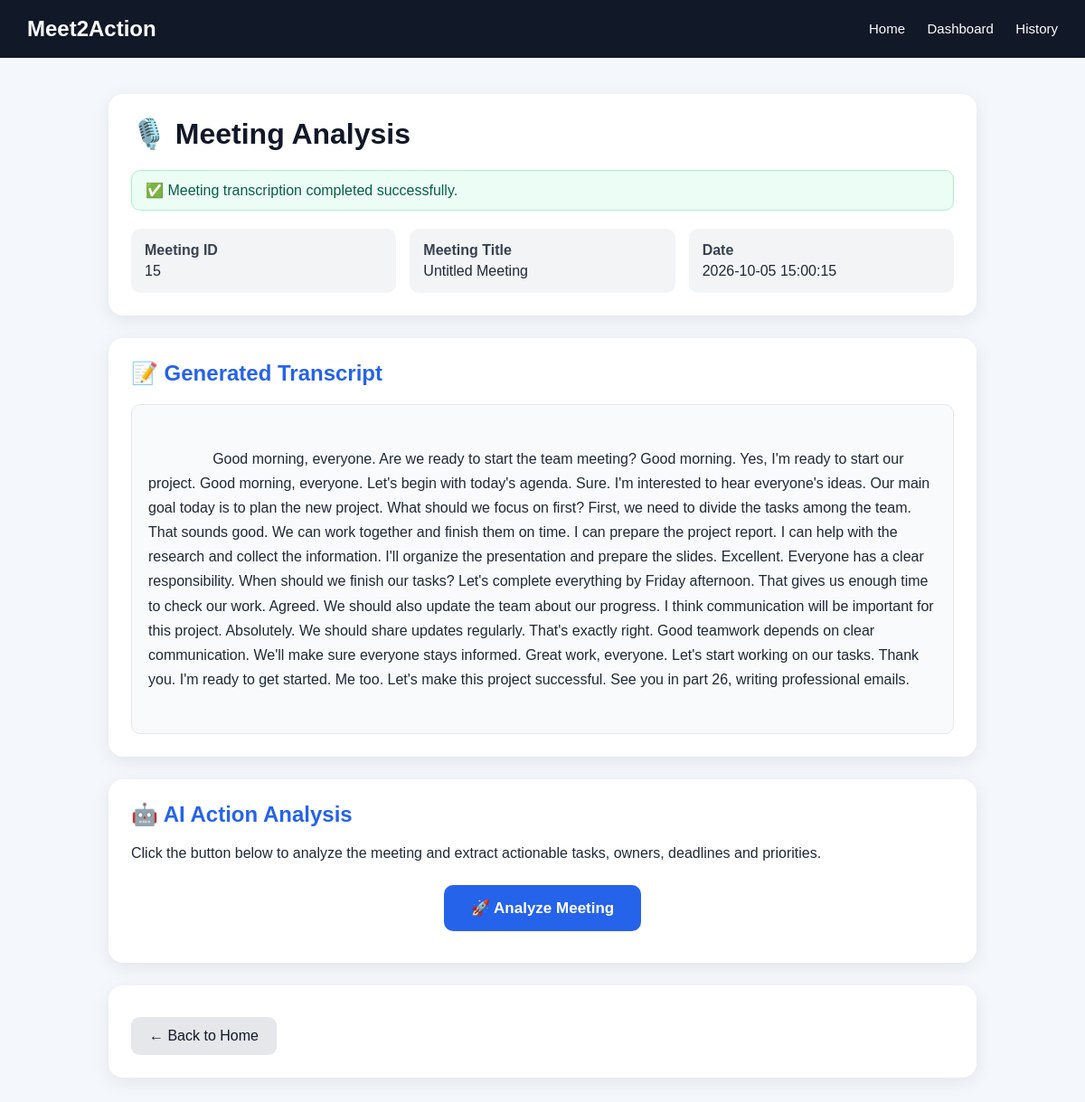
Page /meeting/15 on the committed database.
### tables this page shows
CREATE TABLE meetings (
            id INTEGER PRIMARY KEY AUTOINCREMENT,
            title TEXT NOT NULL,
            participants TEXT NOT NULL,
            transcript TEXT NOT NULL,
            summary TEXT
        , created_at TEXT);

### app.py (the view)
@app.route(
    "/meeting/<int:meeting_id>"
)
def meeting_detail(
    meeting_id
):
    conn = get_db()
    meeting_row = conn.execute(
        """
        SELECT *
        FROM meetings
        WHERE id = ?
        """,
        (meeting_id,)
    ).fetchone()
    if not meeting_row:
        conn.close()
        return (
            "Meeting not found.",
            404
        )
    tasks = conn.execute(
        """
        SELECT *
        FROM tasks
        WHERE meeting_id = ?
        ORDER BY id DESC
        """,
        (meeting_id,)
    ).fetchall()
    conn.close()
    return render_template(
        "transcription.html",
        meeting=meeting_row,
        tasks=tasks
    )

### app.py (called while the page is built)
def get_db():
    conn = sqlite3.connect(DB_NAME)
    conn.row_factory = sqlite3.Row
    return conn

### templates/transcription.html (shortened to what this page needs)
<!DOCTYPE html>
<html lang="en">
<head>
</head>
<body>
    <div class="navbar">
        <div class="logo">Meet2Action</div>
        <div class="nav-links">
            <a href="/">Home</a>
            <a href="/dashboard">Dashboard</a>
            <a href="/history">History</a>
        </div>
    </div>
    <div class="container">
        <div class="card">
            <h1>🎙️ Meeting Analysis</h1>
            <div class="success">
                ✅ Meeting transcription completed successfully.
            </div>
            <div class="info">
                <div class="info-box">
                    <strong>Meeting ID</strong>
                    {{ meeting["id"] }}
                </div>
                <div class="info-box">
                    <strong>Meeting Title</strong>
                    {{ meeting["title"] }}
                </div>
                <div class="info-box">
                    <strong>Date</strong>
                    {{ meeting["created_at"] }}
                </div>
            </div>
        </div>
        <div class="card">
            <h2>📝 Generated Transcript</h2>
            <div class="transcript">
                {{ meeting["transcript"] }}
            </div>
        </div>
        <div class="card">
            <h2>🤖 AI Action Analysis</h2>
            <p>
                Click the button below to analyze the meeting and extract
                actionable tasks, owners, deadlines and priorities.
            </p>
            <form action="/analyze" method="POST">
                <div class="analyze-box">
                    <button
                        type="submit"
                        class="analyze-btn"
                    >
                        🚀 Analyze Meeting
                    </button>
                </div>
            </form>
        </div>
        <div class="card">
            <a href="/" class="back-btn">
                ← Back to Home
            </a>
        </div>
    </div>
</body>
</html>

### templates/transcription.html (style rules this page uses)
* { box-sizing: border-box; }
body { margin: 0; font-family: Arial, sans-serif; background: #f4f7fb; color: #1f2937; }
.navbar { background: #111827; color: white; padding: 18px 30px; display: flex; justify-content: space-between; align-items: center; }
.logo { font-size: 24px; font-weight: bold; }
.nav-links a { color: white; text-decoration: none; margin-left: 20px; font-size: 15px; }
.container { max-width: 1000px; margin: 40px auto; padding: 0 20px; }
.card { background: white; border-radius: 16px; padding: 25px; margin-bottom: 25px; box-shadow: 0 5px 20px rgba(0,0,0,0.08); }
h1 { margin-top: 0; color: #111827; }
h2 { color: #2563eb; margin-top: 0; }
.transcript { background: #f9fafb; border: 1px solid #e5e7eb; border-radius: 10px; padding: 18px; line-height: 1.7; white-space: pre-wrap; min-height: 150px; }
.info { display: grid; grid-template-columns: repeat(auto-fit, minmax(200px, 1fr)); gap: 15px; margin-top: 15px; }
.info-box { background: #f3f4f6; padding: 15px; border-radius: 10px; }
.info-box strong { display: block; margin-bottom: 5px; color: #374151; }
.analyze-box { text-align: center; padding: 10px; }
.analyze-btn { border: none; background: #2563eb; color: white; padding: 15px 30px; border-radius: 10px; font-size: 17px; font-weight: bold; cursor: pointer; }
.back-btn { display: inline-block; margin-top: 10px; padding: 12px 20px; background: #e5e7eb; color: #111827; text-decoration: none; border-radius: 9px; }
.success { background: #ecfdf5; border: 1px solid #a7f3d0; color: #065f46; padding: 12px 15px; border-radius: 10px; margin-bottom: 20px; }

### rows in the picture
meetings: id "15", title "Untitled Meeting", created_at "2026-10-05 15:00:15", transcript "Good morning, everyone. Are we ready to start the team meeting? Good morning. Yes, I'm ready to start our project. Good morning, everyone. Let's begin with today's agenda. Sure. I'm interested to hear everyone's ideas. Our main goal today is to plan the new project. What should we focus on first? First, we need to divide the tasks among the team. That sounds good. We can work together and finish them on time. I can prepare the project report. I can help with the research and collect the information. I'll organize the presentation and prepare the slides. Excellent. Everyone has a clear responsibility. When should we finish our tasks? Let's complete everything by Friday afternoon. That gives…"
